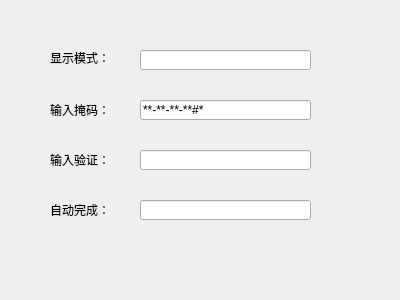
<?xml version="1.0" encoding="UTF-8"?>
<ui version="4.0">
 <class>MyWidget</class>
 <widget class="QWidget" name="MyWidget">
  <property name="geometry">
   <rect>
    <x>0</x>
    <y>0</y>
    <width>400</width>
    <height>300</height>
   </rect>
  </property>
  <property name="windowTitle">
   <string>MyWidget</string>
  </property>
  <widget class="QLabel" name="label">
   <property name="geometry">
    <rect>
     <x>50</x>
     <y>50</y>
     <width>61</width>
     <height>16</height>
    </rect>
   </property>
   <property name="text">
    <string>显示模式：</string>
   </property>
  </widget>
  <widget class="QLineEdit" name="lineEdit1">
   <property name="geometry">
    <rect>
     <x>140</x>
     <y>50</y>
     <width>171</width>
     <height>20</height>
    </rect>
   </property>
   <property name="echoMode">
    <enum>QLineEdit::Password</enum>
   </property>
  </widget>
  <widget class="QLabel" name="label_2">
   <property name="geometry">
    <rect>
     <x>50</x>
     <y>100</y>
     <width>61</width>
     <height>20</height>
    </rect>
   </property>
   <property name="text">
    <string>输入掩码：</string>
   </property>
  </widget>
  <widget class="QLineEdit" name="lineEdit2">
   <property name="geometry">
    <rect>
     <x>140</x>
     <y>100</y>
     <width>171</width>
     <height>20</height>
    </rect>
   </property>
   <property name="inputMask">
    <string>&gt;AA-90-bb-!aa\#H;*</string>
   </property>
  </widget>
  <widget class="QLabel" name="label_3">
   <property name="geometry">
    <rect>
     <x>50</x>
     <y>150</y>
     <width>61</width>
     <height>20</height>
    </rect>
   </property>
   <property name="text">
    <string>输入验证：</string>
   </property>
  </widget>
  <widget class="QLineEdit" name="lineEdit3">
   <property name="geometry">
    <rect>
     <x>140</x>
     <y>150</y>
     <width>171</width>
     <height>20</height>
    </rect>
   </property>
  </widget>
  <widget class="QLabel" name="label_4">
   <property name="geometry">
    <rect>
     <x>50</x>
     <y>200</y>
     <width>61</width>
     <height>20</height>
    </rect>
   </property>
   <property name="text">
    <string>自动完成：</string>
   </property>
  </widget>
  <widget class="QLineEdit" name="lineEdit4">
   <property name="geometry">
    <rect>
     <x>140</x>
     <y>200</y>
     <width>171</width>
     <height>20</height>
    </rect>
   </property>
  </widget>
 </widget>
 <layoutdefault spacing="6" margin="11"/>
 <resources/>
 <connections/>
</ui>
